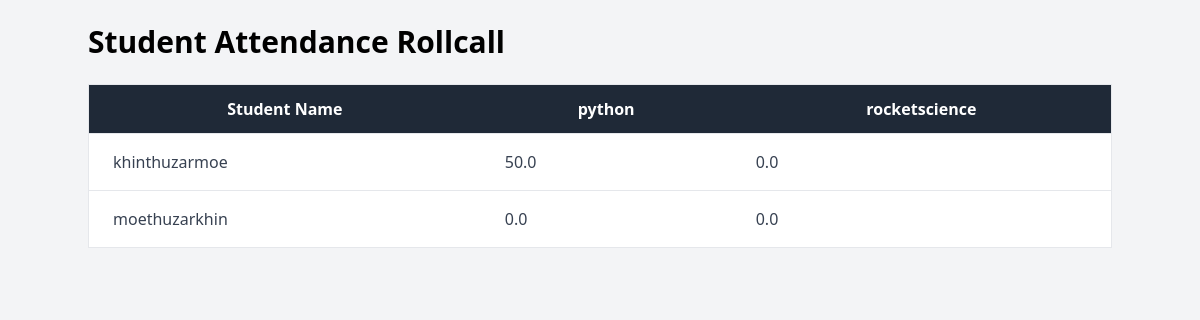
Page /student-attendance/ on the earlier database version.
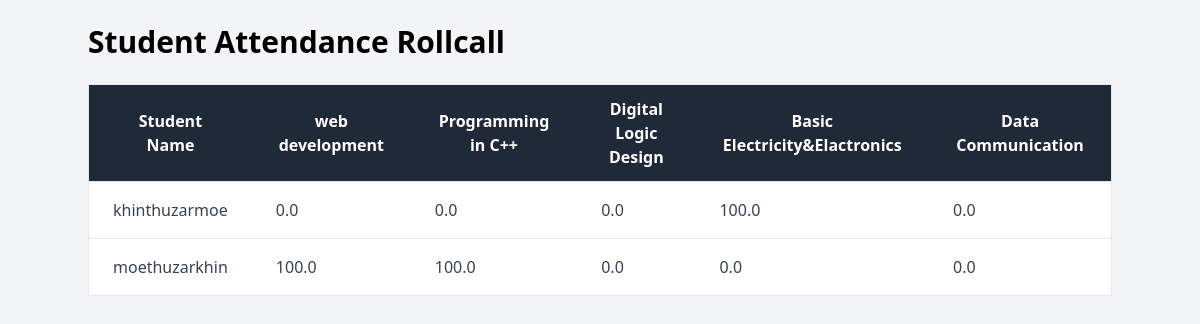
Same page on the later database version.
### app/models.py (models this page shows, shortened)
class Subject(models.Model):
    name = models.CharField(max_length=100)

class Student(models.Model):
    name = models.CharField(max_length=100)

### app/views.py (the view)
# urls.py: path('student-attendance/', student_attendance_view, name='student-attendance'),
def student_attendance_view(request):
    students = Student.objects.all()
    subjects = Subject.objects.all()
    serializer = StudentSerializer(students, many=True)
    context = {
        'students': serializer.data,
        'subjects': subjects
    }
    return render(request, 'student_attendance.html', context)

### app/serializers.py (called while the page is built)
    def get_average_attendance_rate(self, obj):
        student = self.context['student']
        attendances = Attendance.objects.filter(student=student, subject=obj)
        total_records = attendances.count()
        if total_records == 0:
            return 0.0
        present_records = attendances.filter(status='Present').count()
        return (present_records / total_records) * 100

    def get_subjects(self, obj):
        subjects = Subject.objects.all()
        return SubjectAttendanceSerializer(subjects, many=True, context={'student': obj}).data

### app/templates/student_attendance.html (shortened to what this page needs)
<!DOCTYPE html>
<html lang="en">
<head>
    <link href="https://cdn.jsdelivr.net/npm/tailwindcss@2.2.19/dist/tailwind.min.css" rel="stylesheet">
</head>
<body class="bg-gray-100 p-6">
    <div class="container mx-auto">
        <h1 class="text-3xl font-bold mb-6">Student Attendance Rollcall</h1>
        <div class="overflow-x-auto">
            <table class="min-w-full bg-white border border-gray-200">
                <thead>
                    <tr class="bg-gray-800 text-white">
                        <th class="px-6 py-3">Student Name</th>
                        {% for subject in subjects %}
                            <th class="px-6 py-3">{{ subject.name }}</th>
                        {% endfor %}
                    </tr>
                </thead>
                <tbody class="text-gray-700">
                    {% for student in students %}
                        <tr class="border-t border-gray-200">
                            <td class="px-6 py-4">{{ student.name }}</td>
                            {% for subject in subjects %}
                                <td class="px-6 py-4">
                                    {% for subj in student.subjects %}
                                        {% if subj.name == subject.name %}
                                            {{ subj.average_attendance_rate }}
                                        {% endif %}
                                    {% endfor %}
                                </td>
                            {% endfor %}
                        </tr>
                    {% endfor %}
                </tbody>
            </table>
        </div>
    </div>
</body>
</html>

Differences in the rows shown:
removed Subject: name "python", average_attendance_rate "50.0" "0.0"
removed Subject: name "rocketscience", average_attendance_rate "0.0" "0.0"
added Subject: name "web development", average_attendance_rate "0.0" "100.0"
added Subject: name "Programming in C++", average_attendance_rate "0.0" "100.0"
added Subject: name "Digital Logic Design", average_attendance_rate "0.0" "0.0"
added Subject: name "Basic Electricity&Elactronics", average_attendance_rate "100.0" "0.0"
added Subject: name "Data Communication", average_attendance_rate "0.0" "0.0"
